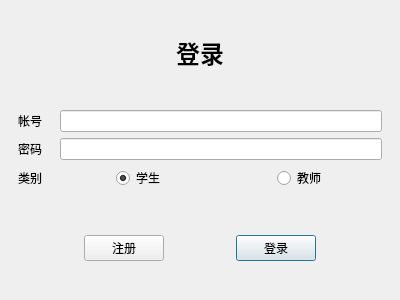
<?xml version="1.0" encoding="UTF-8"?>
<ui version="4.0">
 <class>Log</class>
 <widget class="QDialog" name="Log">
  <property name="geometry">
   <rect>
    <x>0</x>
    <y>0</y>
    <width>400</width>
    <height>300</height>
   </rect>
  </property>
  <property name="windowTitle">
   <string>登录</string>
  </property>
  <layout class="QVBoxLayout" name="verticalLayout" stretch="1,0,1">
   <property name="leftMargin">
    <number>18</number>
   </property>
   <property name="topMargin">
    <number>0</number>
   </property>
   <property name="rightMargin">
    <number>18</number>
   </property>
   <property name="bottomMargin">
    <number>0</number>
   </property>
   <item>
    <widget class="QLabel" name="label1">
     <property name="font">
      <font>
       <pointsize>18</pointsize>
       <bold>true</bold>
      </font>
     </property>
     <property name="text">
      <string>登录</string>
     </property>
     <property name="alignment">
      <set>Qt::AlignmentFlag::AlignCenter</set>
     </property>
    </widget>
   </item>
   <item>
    <layout class="QFormLayout" name="flay">
     <property name="labelAlignment">
      <set>Qt::AlignmentFlag::AlignCenter</set>
     </property>
     <property name="formAlignment">
      <set>Qt::AlignmentFlag::AlignCenter</set>
     </property>
     <property name="horizontalSpacing">
      <number>18</number>
     </property>
     <item row="0" column="0">
      <widget class="QLabel" name="hint1">
       <property name="text">
        <string>帐号</string>
       </property>
      </widget>
     </item>
     <item row="0" column="1">
      <widget class="QLineEdit" name="ledit1">
       <property name="maxLength">
        <number>8</number>
       </property>
      </widget>
     </item>
     <item row="1" column="0">
      <widget class="QLabel" name="hint2">
       <property name="text">
        <string>密码</string>
       </property>
      </widget>
     </item>
     <item row="1" column="1">
      <widget class="QLineEdit" name="ledit2">
       <property name="maxLength">
        <number>16</number>
       </property>
       <property name="echoMode">
        <enum>QLineEdit::EchoMode::Password</enum>
       </property>
      </widget>
     </item>
     <item row="2" column="0">
      <widget class="QLabel" name="hint3">
       <property name="text">
        <string>类别</string>
       </property>
      </widget>
     </item>
     <item row="2" column="1">
      <layout class="QHBoxLayout" name="hlay2">
       <item alignment="Qt::AlignmentFlag::AlignHCenter|Qt::AlignmentFlag::AlignVCenter">
        <widget class="QRadioButton" name="rbtn1">
         <property name="sizePolicy">
          <sizepolicy hsizetype="Fixed" vsizetype="Fixed">
           <horstretch>0</horstretch>
           <verstretch>0</verstretch>
          </sizepolicy>
         </property>
         <property name="text">
          <string>学生</string>
         </property>
         <property name="checked">
          <bool>true</bool>
         </property>
        </widget>
       </item>
       <item alignment="Qt::AlignmentFlag::AlignHCenter|Qt::AlignmentFlag::AlignVCenter">
        <widget class="QRadioButton" name="rbtn2">
         <property name="sizePolicy">
          <sizepolicy hsizetype="Fixed" vsizetype="Fixed">
           <horstretch>0</horstretch>
           <verstretch>0</verstretch>
          </sizepolicy>
         </property>
         <property name="text">
          <string>教师</string>
         </property>
        </widget>
       </item>
      </layout>
     </item>
    </layout>
   </item>
   <item>
    <layout class="QHBoxLayout" name="hlay3">
     <item alignment="Qt::AlignmentFlag::AlignVCenter">
      <widget class="QPushButton" name="pbtn1">
       <property name="sizePolicy">
        <sizepolicy hsizetype="Fixed" vsizetype="Fixed">
         <horstretch>0</horstretch>
         <verstretch>0</verstretch>
        </sizepolicy>
       </property>
       <property name="text">
        <string>注册</string>
       </property>
      </widget>
     </item>
     <item alignment="Qt::AlignmentFlag::AlignVCenter">
      <widget class="QPushButton" name="pbtn2">
       <property name="sizePolicy">
        <sizepolicy hsizetype="Fixed" vsizetype="Fixed">
         <horstretch>0</horstretch>
         <verstretch>0</verstretch>
        </sizepolicy>
       </property>
       <property name="text">
        <string>登录</string>
       </property>
       <property name="default">
        <bool>true</bool>
       </property>
      </widget>
     </item>
    </layout>
   </item>
  </layout>
 </widget>
 <resources/>
 <connections/>
</ui>
